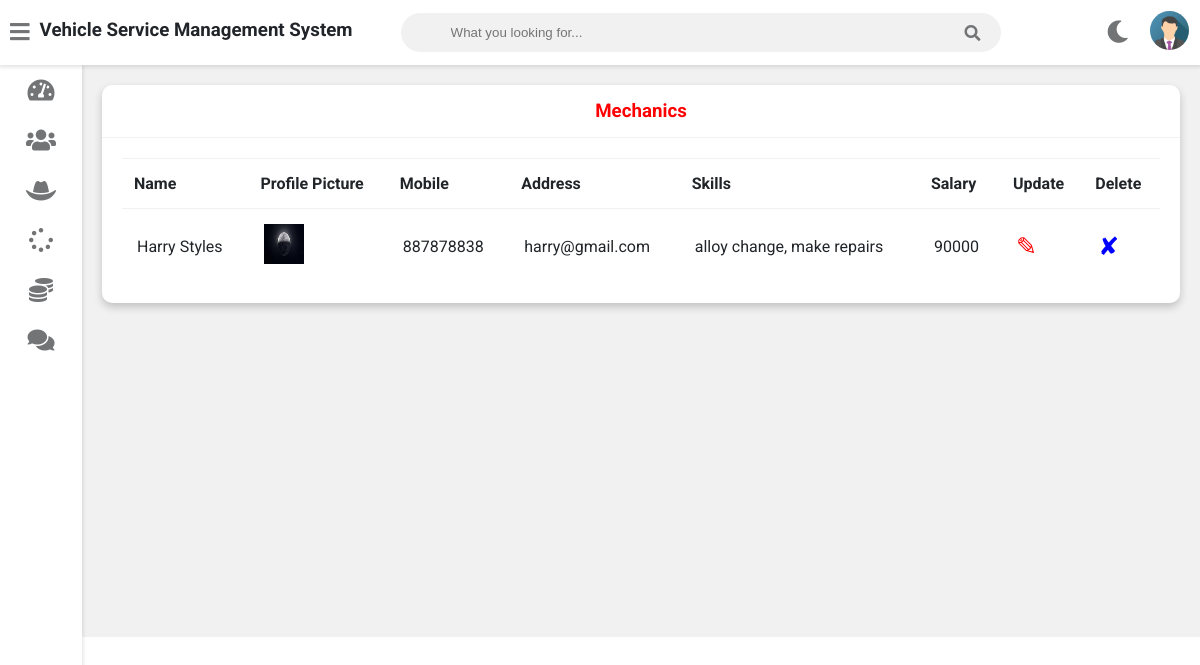
Screenshot of /admin-view-mechanic (signed in) with the database file from the repository.
### vehicle/models.py (models this page shows, shortened)
class Mechanic(models.Model):
    user=models.OneToOneField(User,on_delete=models.CASCADE)
    profile_pic= models.ImageField(upload_to='profile_pic/MechanicProfilePic/',null=True,blank=True)
    address = models.CharField(max_length=40)
    mobile = models.CharField(max_length=20,null=False)
    skill = models.CharField(max_length=500,null=True)
    salary=models.PositiveIntegerField(null=True)
    status=models.BooleanField(default=False)
    @property
    def get_name(self):
        return self.user.first_name+" "+self.user.last_name

### vehicle/views.py (the view)
# urls.py: path('admin-view-mechanic',views.admin_view_mechanic_view,name='admin-view-mechanic'),
@login_required(login_url='adminlogin')
def admin_view_mechanic_view(request):
    mechanics=models.Mechanic.objects.all()
    return render(request,'vehicle/admin_view_mechanic.html',{'mechanics':mechanics})

### templates/vehicle/admin_view_mechanic.html
{% extends 'vehicle/adminbase.html' %}
{% block content %}
{% load static %}
	<div class="wrapper">
		<div class="row">
			<div class="col-12 col-m-12 col-sm-12">
				<div class="card">
					<div class="card-header">
						<h3 style="color:red; text-align:center" >Mechanics
						</h3>
					</div>
					<div class="card-content">
						<table>
							<thead>
                <tr>
                  <th>Name</th>
                  <th>Profile Picture</th>
                  <th>Mobile</th>
                  <th>Address</th>
                  <th>Skills</th>
                  <th>Salary</th>
                  <th>Update</th>
                  <th>Delete</th>
                </tr>
							</thead>
							<tbody>
              {% for m in mechanics %}
                <tr>
                  <td> {{m.get_name}}</td>
                  <td> <img src="{% static m.profile_pic.url %}" alt="Profile Pic" height="40px" width="40px" /></td>
                  <td>{{m.mobile}}</td>
                  <td>{{m.address}}</td>
                  <td>{{m.skill}}</td>
                  <td>{{m.salary}}</td>
                  <td><a  style="color:red; text-decoration:none;font-size:25px;" href="{% url 'update-mechanic' m.id  %}">&#9998;</a></td>
                  <td><a style="color:blue; text-decoration:none;font-size:25px;"href="{% url 'delete-mechanic' m.id  %}">&#10008;</a></td>
                </tr>
                {% endfor %}
							</tbody>
						</table>
					</div>
				</div>
			</div>
		</div>
<br><br><br><br><br><br><br><br><br><br><br><br><br><br><br><br>
	</div>
{% endblock content %}

### templates/vehicle/adminbase.html (shortened to what this page needs)
<!DOCTYPE html>
{% load static %}
<html>
<head>
	<link rel="stylesheet" type="text/css" href="https://cdnjs.cloudflare.com/ajax/libs/Chart.js/2.9.3/Chart.min.css">
	<link rel="stylesheet" type="text/css" href="{% static "fontawesome-free/css/all.min.css" %}">
	<link rel="stylesheet" type="text/css" href="{% static "style.css" %}">
</head>
<body class="overlay-scrollbar">
	<div class="navbar">
		<ul class="navbar-nav">
			<li class="nav-item">
				<a class="nav-link">
					<i class="fas fa-bars" onclick="collapseSidebar()"></i>
				</a>
			</li>
			<li class="nav-item">
				<h3>Vehicle Service Management System</h3>
			</li>
		</ul>
		<form class="navbar-search">
			<input type="text" name="Search" class="navbar-search-input" placeholder="What you looking for...">
			<i class="fas fa-search"></i>
		</form>
		<ul class="navbar-nav nav-right">
			<li class="nav-item mode">
				<a class="nav-link" href="#" onclick="switchTheme()">
					<i class="fas fa-moon dark-icon"></i>
				</a>
			</li>
			<li class="nav-item avt-wrapper">
				<div class="avt dropdown">
					<img src="{% static "images/admin.png" %} " alt="User image" class="dropdown-toggle" data-toggle="user-menu">
				</div>
			</li>
		</ul>
	</div>
	<div class="sidebar">
		<ul class="sidebar-nav">
			<li class="sidebar-nav-item">
				<a href="/admin-dashboard" class="sidebar-nav-link">
					<div>
						<i class="fas fa-tachometer-alt"></i>
					</div>
				</a>
			</li>
			<li class="sidebar-nav-item">
				<a href="/admin-customer" class="sidebar-nav-link">
					<div>
						<i class="fas fa-users"></i>
					</div>
				</a>
			</li>
			<li  class="sidebar-nav-item">
				<a href="/admin-mechanic" class="sidebar-nav-link">
					<div>
					<i class="fas fa-hat-cowboy"></i>
					</div>
				</a>
			</li>
			<li  class="sidebar-nav-item">
				<a href="/admin-request" class="sidebar-nav-link">
					<div>
						<i class="fas fa-spinner"></i>
					</div>
				</a>
			</li>
			<li  class="sidebar-nav-item">
				<a href="/admin-report" class="sidebar-nav-link">
					<div>
						<i class="fas fa-coins"></i>
					</div>
				</a>
			</li>
			<li  class="sidebar-nav-item">
				<a href="/admin-feedback" class="sidebar-nav-link">
					<div>
					<i class="fas fa-comments"></i>
					</div>
				</a>
			</li>
		</ul>
	</div>
<div>
	<div class="content">
		{% block content %}
		{% endblock content %}
	</div>
</div>
</body>
</html>

### static/style.css (style rules this page uses)
:root { --primary-color: #4834d4; --success-color: #6ab04c; --warning-color: #f0932b; --danger-color: #eb4d4b; --light-color: #212529; --light-second-color: #727475; --light-background: #ffffff; --light-second-background: #f1f1f1; --dark-color: #909090; --dark-second-color: #f5f6fa; --dark-background: #23242D; --dark-second-background: #181818; }
.light { --main-bg-color: var(--light-background); --second-bg-color: var(--light-second-background); --main-color: var(--light-color); --second-color: var(--light-second-color); }
* { box-sizing: border-box; }
body { font-family: 'Roboto', sans-serif; background: var(--main-bg-color); color: var(--main-color); margin: 0; }
.navbar { display: flex; flex-direction: row; background: var(--main-bg-color); color: var(--main-color); position: fixed; top: 0; right: 0; left: 0; z-index: 101; box-shadow: rgba(0,0,0,0.12) 0px 1px 4px 1px; }
.navbar-nav { list-style: none; display: flex; flex-direction: row; padding-left: 0; margin-bottom: 0; margin-top: 0; }
.nav-link { float: left; text-align: center; padding: 21px 10px; text-decoration: none; font-size: 17px; color: var(--second-color); position: relative; }
.navbar-nav i { font-size: 1.4rem; }
.nav-right { margin-left: auto; }
.navbar-search { position: relative; margin: auto; width: 50%; }
.navbar-search input { background: var(--second-bg-color); border: none; padding: 12px 50px 12px 50px; width: 100%; outline: none; color: var(--main-color); border-radius: 20px; }
.navbar-search i { position: absolute; top: 50%; right: 20px; transform: translateY(-50%); color: var(--second-color); cursor: pointer; }
.avt img { width: 39px; height: 39px; border-radius: 50%; }
.avt { padding: 11px }
.dropdown { position: relative; }
.wrapper { padding: 10px; margin-left: 82px; padding-top: 75px; background: var(--second-bg-color); transition: margin-left .5s; }
.sidebar { width: 82px; height: 100vh; position: fixed; margin-top: 65px; background: var(--main-bg-color); box-shadow: rgba(0,0,0,0.12) 0px 1px 4px 1px; overflow: hidden; z-index: 100; transition: width .5s; }
.sidebar-nav { list-style: none; padding: 0; margin: 0; display: flex; flex-direction: column; align-items: center; height: 100vh; }
.sidebar-nav-item { width: 100%; }
.sidebar-nav-link { display: flex; align-items: center; color: var(--main-color); text-decoration: none; }
.sidebar-nav-link i { font-size: 1.5rem; color: var(--second-color); position: absolute; left: 50%; top: 50%; transform: translate(-50%, -50%); }
.sidebar-nav-link div { min-width: 82px; height: 50px; position: relative; }
.row { display: flex; flex-wrap: wrap; flex-direction: row; }
.row:after, .row:before { box-sizing: border-box; }
[class*="col-"] { padding: 10px; }
@media only screen and (min-width: 600px) { .col-sm-12 { width: 100%; } }
@media only screen and (min-width: 768px) { .col-m-12 { width: 100%; } }
@media only screen and (min-width: 992px) { .col-12 { width: 100%; } }
.card { background: var(--main-bg-color); color: var(--main-color); border-radius: 10px; margin-bottom: 10px; box-shadow: 0 4px 8px 0 rgba(0,0,0,0.2); }
.card-header { padding: 15px 30px; border-bottom: 1px solid var(--second-bg-color); position: relative; }
.card-header h3 { margin: 0; }
.card-content { padding: 20px; overflow-x: auto; }
table { border-collapse: collapse; width: 100%; }
table td { border-top: 1px solid var(--second-bg-color); padding: 15px; }
table th { border-top: 1px solid var(--second-bg-color); border-bottom: 1px solid var(--second-bg-color); padding: 15px 12px; text-align: left; }

### rows the page displays
Mechanic: get_name "Harry Styles", profile_pic (picture), mobile "887878838", address "harry@gmail.com", skill "alloy change, make repairs", salary "90000"
